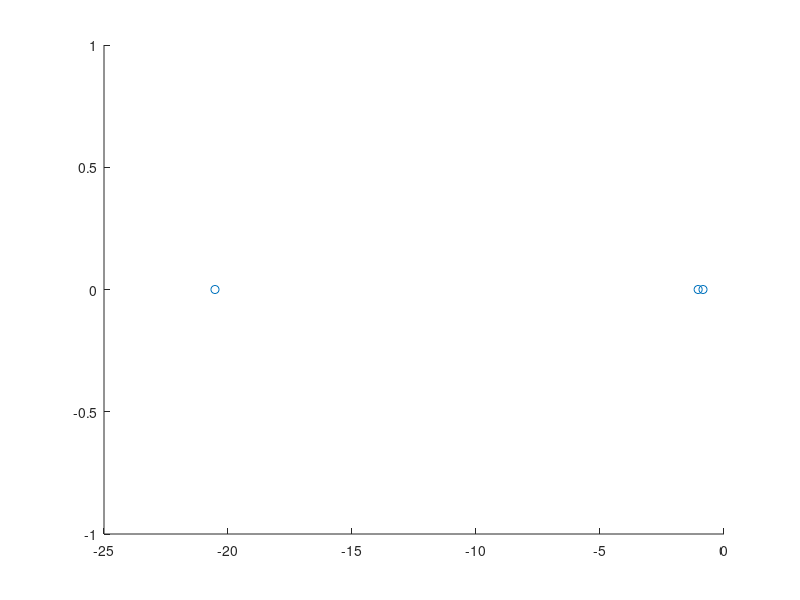
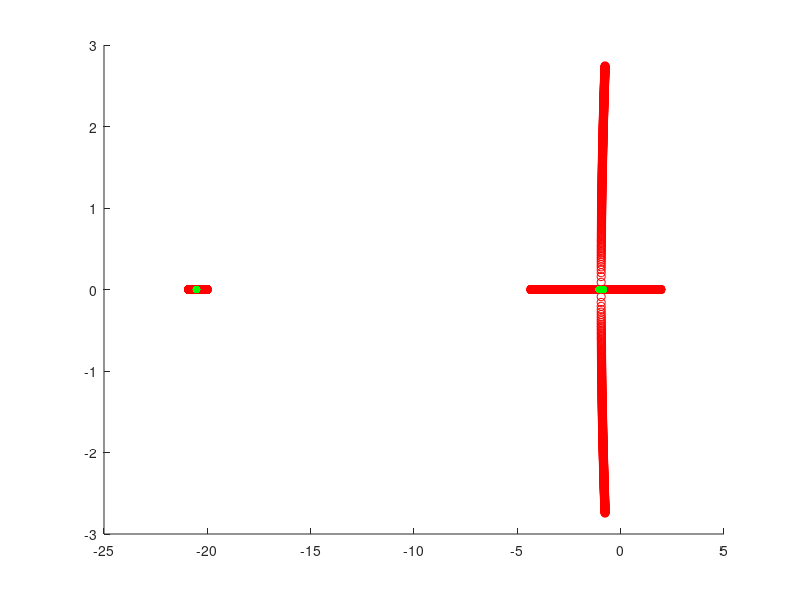

These figures' MATLAB source, in order:
%% Clean up
clear; close all; clc;


%% Finding the k3 value
%Constants
mass = 0.068;       %kg
radialDist = 0.06;  %m
km = 0.0024;    %N*m/N, controlMomentCoeff
nu = 1e-3;          %N/(m/s)^2, aeroForceCoeff
mu = 2e-6;         %N*m/(rad/s)^2, aeroMomentCoeff
g = 9.81;
Ix = 5.8e-5;    %kg*m^2
Iy = 7.2e-5;    %kg*m^2
Iz = 1.0e-4;   %kg*m^2
I = [Ix, 0, 0; 0, Iy, 0; 0, 0, Iz];


%Longitudinal
k1Long = 0.0016;
k2Long = 0.0029;

%Lateral
k1Lat = 0.0013;
k2Lat = 0.0023;
k3Lat = 0;


%Setting up the A matrix for lateral dynamics
A = [0, g, 0; 0, 0, 1; -k3Lat, -k2Lat, -k1Lat];

%Setting up various k3 values
k3Values = linspace(-0.001,0.001,1000);

%Eig returns 3 by 1 eigenvalues
eigenVec = zeros(length(k3Values), 3);

%Calculating the eigenvalues
%Imaginary tolerance
tolerance = 0.025;


for i = 1:length(k3Values)
    k3Lat = k3Values(i);
    A = [0, g, 0; 0, 0, 1; -k3Lat/Ix, -k2Lat/Ix, -k1Lat/Ix];
    eigenVec(i,:) = eig(A)';
    
    %Try to find the k3 value that gives us three eigenvalues that are
    %negative and all real within some tolerance
    imagComponents = imag(eigenVec(i,:));
    realComponents = real(eigenVec(i,:));   
end

%Getting the eigenvalue for k3
finalK3Value = k3Values(554);
A = [0, g, 0; 0, 0, 1; -finalK3Value/Ix, -k2Lat/Ix, -k1Lat/Ix];
eigenFinal = eig(A);
scatter(real(eigenFinal), imag(eigenFinal));

%Plotting the root locus plot
figure();
scatter(real(eigenVec(:,1)), imag(eigenVec(:,1)), 'r');
hold on
scatter(real(eigenVec(:,2)), imag(eigenVec(:,2)), 'r');
scatter(real(eigenVec(:,3)), imag(eigenVec(:,3)), 'r');
scatter(real(eigenFinal), imag(eigenFinal), 'g', 'filled');








